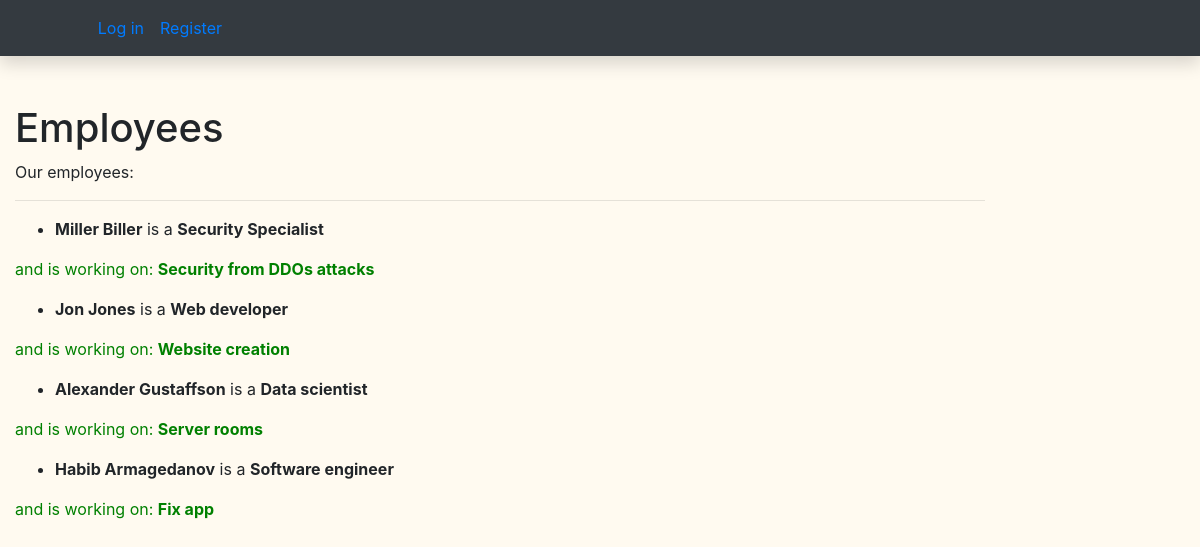
Screenshot of /library/employe/ with the database file from the repository.
### library/models.py (models this page shows, shortened)
class Employee(models.Model):
    f_name = models.CharField('First name', max_length=100)
    l_name = models.CharField('Last name', max_length=100)
    job = models.CharField('Job', max_length=100)
    def __str__(self):
        return self.f_name + ' ' + self.l_name

class Project(models.Model):
    name = models.CharField('Name', max_length=100)
    start_date = models.DateField('Start date')
    end_date = models.DateField('End date')
    client = models.ForeignKey(Client, on_delete=models.SET_NULL, null=True, related_name='projects')
    user = models.ForeignKey(User, on_delete=models.SET_NULL, null=True)
    employees = models.ManyToManyField(Employee, related_name='projects')
    invoice = models.ForeignKey(Invoice, on_delete=models.SET_NULL, null=True)
    description = HTMLField()
    cover = models.ImageField('Cover', upload_to='covers', null=True)

### library/views.py (the view)
# urls.py: path('employe/', views.employee, name='employe'),
def employee(request):
    employe = Employee.objects.all()
    context = {
        'employe': employe
    }
    print(employe)
    return render(request, 'employee.html', context=context)

### templates/employee.html
{% extends "base.html" %}
{% block content %}
  <div>
  <h1>Employees</h1>
    <p>Our employees:</p>
    <hr/>
  {% for a in employe %}
  <ul>
    <li><strong>{{a.f_name}} {{a.l_name}}</strong> is a <strong><a>{{a.job}}</a></strong> </li>
  </ul>
    {% for i in a.projects.all %}
    <div>
      <p style="color:green">  and is working on: <strong>{{i.name}}</strong></p>
    </div>
    {% endfor %}
  {% endfor %}
  </div>
{% endblock %}

### library/static/css/styles.css (style rules this page uses)
body { background-color: #FFFAF0; }

### rows the page displays
Employee: f_name "Miller", l_name "Biller", job "Security Specialist"
Project: name "Security from DDOs attacks"
Employee: f_name "Jon", l_name "Jones", job "Web developer"
Project: name "Website creation"
Employee: f_name "Alexander", l_name "Gustaffson", job "Data scientist"
Project: name "Server rooms"
Employee: f_name "Habib", l_name "Armagedanov", job "Software engineer"
Project: name "Fix app"
